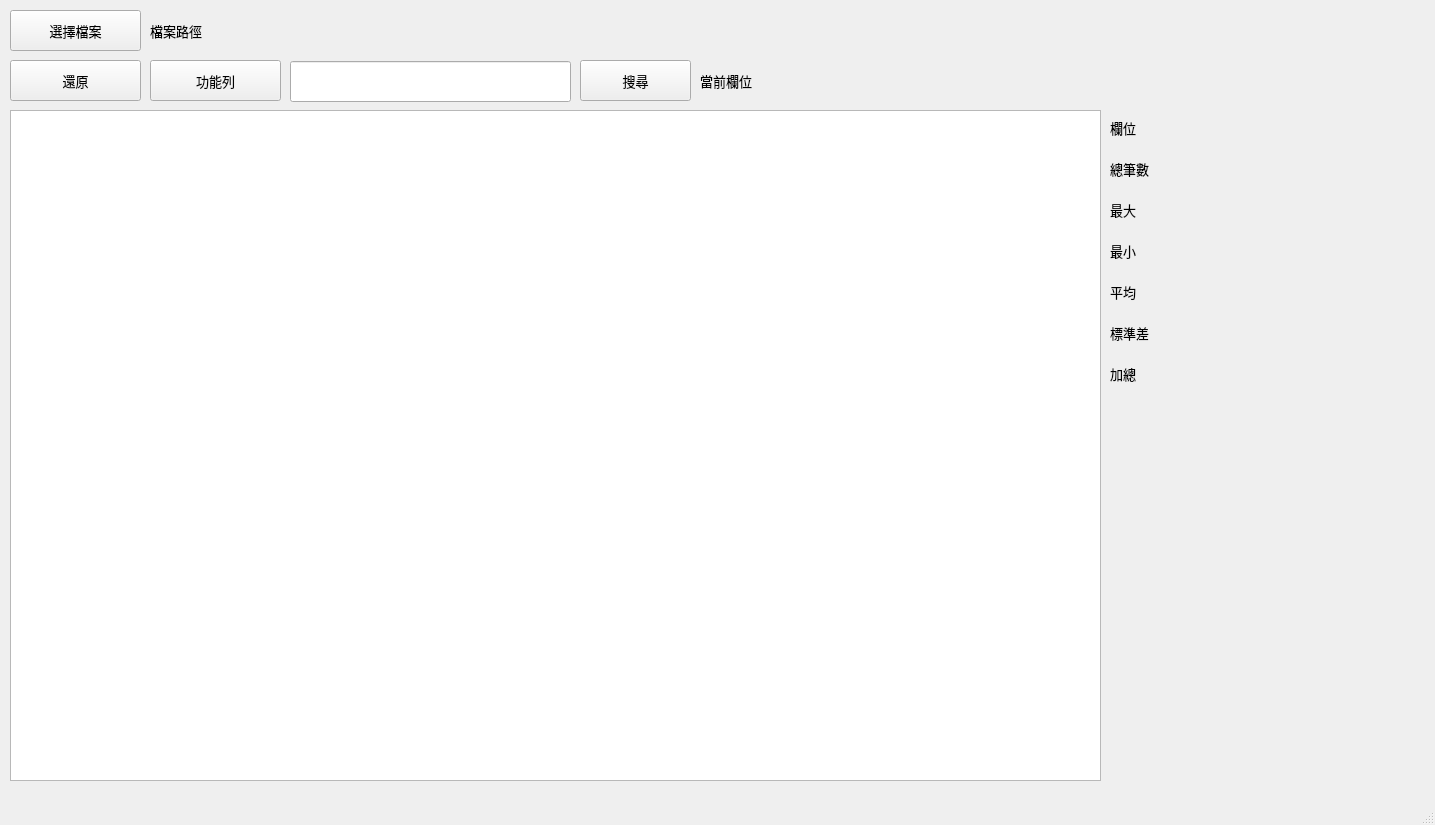
<?xml version="1.0" encoding="UTF-8"?>
<ui version="4.0">
 <class>MainWindow</class>
 <widget class="QMainWindow" name="MainWindow">
  <property name="geometry">
   <rect>
    <x>0</x>
    <y>0</y>
    <width>1435</width>
    <height>825</height>
   </rect>
  </property>
  <property name="windowTitle">
   <string>MainWindow</string>
  </property>
  <widget class="QWidget" name="centralwidget">
   <widget class="QTableView" name="tableView">
    <property name="geometry">
     <rect>
      <x>10</x>
      <y>110</y>
      <width>1091</width>
      <height>671</height>
     </rect>
    </property>
    <property name="sizePolicy">
     <sizepolicy hsizetype="Expanding" vsizetype="Expanding">
      <horstretch>0</horstretch>
      <verstretch>0</verstretch>
     </sizepolicy>
    </property>
   </widget>
   <widget class="QToolButton" name="toolButton">
    <property name="geometry">
     <rect>
      <x>150</x>
      <y>60</y>
      <width>131</width>
      <height>41</height>
     </rect>
    </property>
    <property name="font">
     <font>
      <family>微軟正黑體</family>
      <pointsize>10</pointsize>
     </font>
    </property>
    <property name="text">
     <string>功能列</string>
    </property>
   </widget>
   <widget class="QPushButton" name="pushButton">
    <property name="geometry">
     <rect>
      <x>10</x>
      <y>10</y>
      <width>131</width>
      <height>41</height>
     </rect>
    </property>
    <property name="font">
     <font>
      <family>微軟正黑體</family>
      <pointsize>10</pointsize>
     </font>
    </property>
    <property name="text">
     <string>選擇檔案</string>
    </property>
   </widget>
   <widget class="QLabel" name="label">
    <property name="geometry">
     <rect>
      <x>150</x>
      <y>10</y>
      <width>541</width>
      <height>41</height>
     </rect>
    </property>
    <property name="font">
     <font>
      <family>微軟正黑體</family>
      <pointsize>10</pointsize>
     </font>
    </property>
    <property name="text">
     <string>檔案路徑</string>
    </property>
   </widget>
   <widget class="QPushButton" name="pushButton_2">
    <property name="geometry">
     <rect>
      <x>10</x>
      <y>60</y>
      <width>131</width>
      <height>41</height>
     </rect>
    </property>
    <property name="font">
     <font>
      <family>微軟正黑體</family>
      <pointsize>10</pointsize>
     </font>
    </property>
    <property name="text">
     <string>還原</string>
    </property>
   </widget>
   <widget class="QLineEdit" name="lineEdit">
    <property name="geometry">
     <rect>
      <x>290</x>
      <y>61</y>
      <width>281</width>
      <height>41</height>
     </rect>
    </property>
    <property name="font">
     <font>
      <family>微軟正黑體</family>
     </font>
    </property>
   </widget>
   <widget class="QPushButton" name="pushButton_3">
    <property name="geometry">
     <rect>
      <x>580</x>
      <y>60</y>
      <width>111</width>
      <height>41</height>
     </rect>
    </property>
    <property name="font">
     <font>
      <family>微軟正黑體</family>
      <pointsize>10</pointsize>
     </font>
    </property>
    <property name="text">
     <string>搜尋</string>
    </property>
   </widget>
   <widget class="QLabel" name="label_9">
    <property name="geometry">
     <rect>
      <x>700</x>
      <y>60</y>
      <width>291</width>
      <height>41</height>
     </rect>
    </property>
    <property name="font">
     <font>
      <family>微軟正黑體</family>
      <pointsize>10</pointsize>
     </font>
    </property>
    <property name="text">
     <string>當前欄位</string>
    </property>
   </widget>
   <widget class="QWidget" name="">
    <property name="geometry">
     <rect>
      <x>1110</x>
      <y>110</y>
      <width>261</width>
      <height>281</height>
     </rect>
    </property>
    <layout class="QVBoxLayout" name="verticalLayout">
     <item>
      <widget class="QLabel" name="label_8">
       <property name="font">
        <font>
         <family>微軟正黑體</family>
         <pointsize>10</pointsize>
        </font>
       </property>
       <property name="text">
        <string>欄位</string>
       </property>
      </widget>
     </item>
     <item>
      <widget class="QLabel" name="label_2">
       <property name="font">
        <font>
         <family>微軟正黑體</family>
         <pointsize>10</pointsize>
        </font>
       </property>
       <property name="text">
        <string>總筆數</string>
       </property>
      </widget>
     </item>
     <item>
      <widget class="QLabel" name="label_3">
       <property name="font">
        <font>
         <family>微軟正黑體</family>
         <pointsize>10</pointsize>
        </font>
       </property>
       <property name="text">
        <string>最大</string>
       </property>
      </widget>
     </item>
     <item>
      <widget class="QLabel" name="label_4">
       <property name="font">
        <font>
         <family>微軟正黑體</family>
         <pointsize>10</pointsize>
        </font>
       </property>
       <property name="text">
        <string>最小</string>
       </property>
      </widget>
     </item>
     <item>
      <widget class="QLabel" name="label_5">
       <property name="font">
        <font>
         <family>微軟正黑體</family>
         <pointsize>10</pointsize>
        </font>
       </property>
       <property name="text">
        <string>平均</string>
       </property>
      </widget>
     </item>
     <item>
      <widget class="QLabel" name="label_6">
       <property name="font">
        <font>
         <family>微軟正黑體</family>
         <pointsize>10</pointsize>
        </font>
       </property>
       <property name="text">
        <string>標準差</string>
       </property>
      </widget>
     </item>
     <item>
      <widget class="QLabel" name="label_7">
       <property name="font">
        <font>
         <family>微軟正黑體</family>
         <pointsize>10</pointsize>
        </font>
       </property>
       <property name="text">
        <string>加總</string>
       </property>
      </widget>
     </item>
    </layout>
   </widget>
  </widget>
  <widget class="QMenuBar" name="menubar">
   <property name="geometry">
    <rect>
     <x>0</x>
     <y>0</y>
     <width>1435</width>
     <height>25</height>
    </rect>
   </property>
  </widget>
  <widget class="QStatusBar" name="statusbar"/>
 </widget>
 <resources/>
 <connections/>
</ui>
